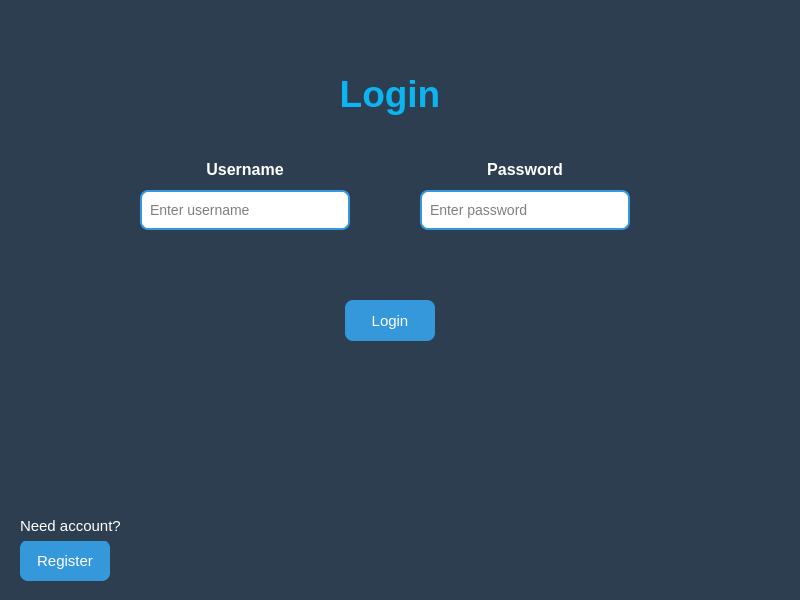
<?xml version="1.0" encoding="UTF-8"?>
<ui version="4.0">
 <class>MainWindow</class>
 <widget class="QMainWindow" name="MainWindow">
  <property name="geometry">
   <rect>
    <x>0</x>
    <y>0</y>
    <width>800</width>
    <height>600</height>
   </rect>
  </property>
  <property name="windowTitle">
   <string>MainWindow</string>
  </property>
  <property name="styleSheet">
   <string notr="true">QWidget{
    background:#2C3E50;
}

QLabel{
    color:white;
    font-size:15px;
}

QLineEdit{
    background:white;
    border:2px solid #3498DB;
    border-radius:8px;
    padding:6px;
    font-size:14px;
}

QPushButton{
    background:#3498DB;
    color:white;
    border-radius:8px;
    padding:8px;
    font-size:15px;
}

QPushButton:hover{
    background:#2980B9;
}</string>
  </property>
  <widget class="QWidget" name="centralwidget">
   <widget class="QLabel" name="login">
    <property name="geometry">
     <rect>
      <x>325</x>
      <y>60</y>
      <width>130</width>
      <height>70</height>
     </rect>
    </property>
    <property name="text">
     <string>&lt;html&gt;&lt;head/&gt;&lt;body&gt;&lt;p align=&quot;center&quot;&gt;&lt;span style=&quot; font-size:28pt; font-weight:700; color:#0bb5f2;&quot;&gt;Login&lt;/span&gt;&lt;/p&gt;&lt;/body&gt;&lt;/html&gt;</string>
    </property>
   </widget>
   <widget class="QLabel" name="username">
    <property name="geometry">
     <rect>
      <x>185</x>
      <y>150</y>
      <width>120</width>
      <height>40</height>
     </rect>
    </property>
    <property name="text">
     <string>&lt;html&gt;&lt;head/&gt;&lt;body&gt;&lt;p align=&quot;center&quot;&gt;&lt;span style=&quot; font-size:12pt; font-weight:700;&quot;&gt;Username&lt;/span&gt;&lt;/p&gt;&lt;/body&gt;&lt;/html&gt;</string>
    </property>
   </widget>
   <widget class="QLineEdit" name="usernameEdit">
    <property name="geometry">
     <rect>
      <x>140</x>
      <y>190</y>
      <width>210</width>
      <height>40</height>
     </rect>
    </property>
    <property name="inputMask">
     <string/>
    </property>
    <property name="text">
     <string/>
    </property>
    <property name="placeholderText">
     <string>Enter username</string>
    </property>
   </widget>
   <widget class="QLabel" name="password">
    <property name="geometry">
     <rect>
      <x>465</x>
      <y>150</y>
      <width>120</width>
      <height>40</height>
     </rect>
    </property>
    <property name="text">
     <string>&lt;html&gt;&lt;head/&gt;&lt;body&gt;&lt;p align=&quot;center&quot;&gt;&lt;span style=&quot; font-size:12pt; font-weight:700;&quot;&gt;Password&lt;/span&gt;&lt;/p&gt;&lt;/body&gt;&lt;/html&gt;</string>
    </property>
   </widget>
   <widget class="QLineEdit" name="passwordEdit">
    <property name="geometry">
     <rect>
      <x>420</x>
      <y>190</y>
      <width>210</width>
      <height>40</height>
     </rect>
    </property>
    <property name="echoMode">
     <enum>QLineEdit::EchoMode::Password</enum>
    </property>
    <property name="placeholderText">
     <string>Enter password</string>
    </property>
   </widget>
   <widget class="QPushButton" name="loginButton">
    <property name="geometry">
     <rect>
      <x>345</x>
      <y>300</y>
      <width>90</width>
      <height>41</height>
     </rect>
    </property>
    <property name="text">
     <string>Login</string>
    </property>
   </widget>
   <widget class="QPushButton" name="registerButton">
    <property name="geometry">
     <rect>
      <x>20</x>
      <y>540</y>
      <width>90</width>
      <height>41</height>
     </rect>
    </property>
    <property name="text">
     <string>Register</string>
    </property>
   </widget>
   <widget class="QLabel" name="register_2">
    <property name="geometry">
     <rect>
      <x>20</x>
      <y>510</y>
      <width>101</width>
      <height>31</height>
     </rect>
    </property>
    <property name="text">
     <string>Need account?</string>
    </property>
   </widget>
  </widget>
 </widget>
 <resources/>
 <connections/>
</ui>
